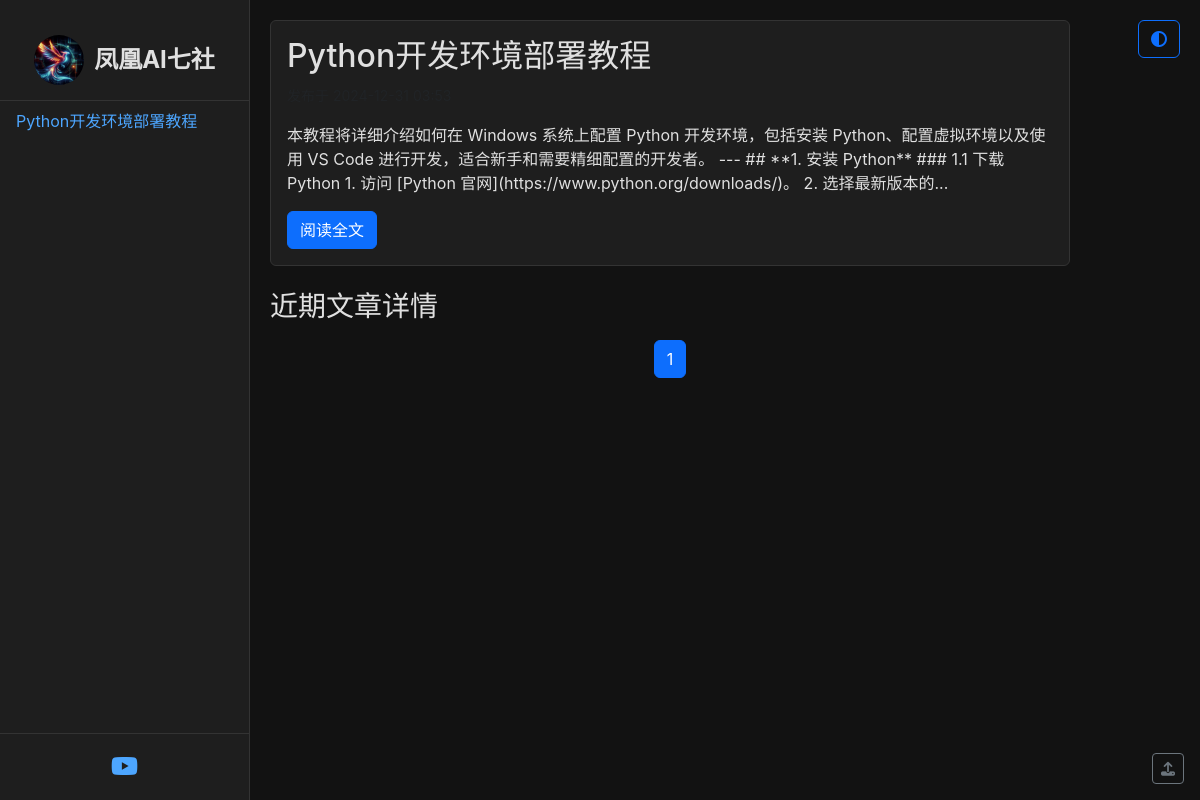
Before: / with the older database file.
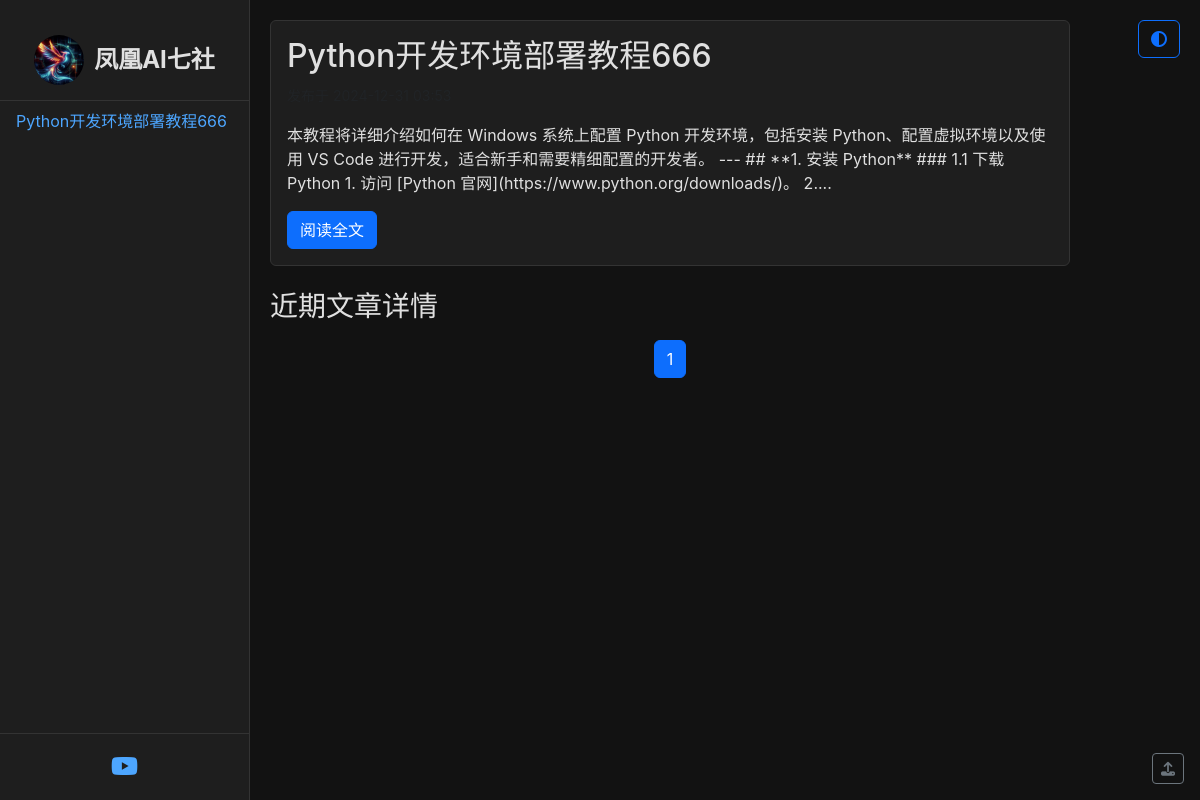
After: the same page with the newer database file.
### models.py (models this page shows, shortened)
class BlogPost(db.Model):
    id = db.Column(db.Integer, primary_key=True)
    title = db.Column(db.String(200), nullable=False)
    slug = db.Column(db.String(250), unique=True, nullable=False)
    content = db.Column(db.Text, nullable=False)
    markdown_file = db.Column(db.String(250), nullable=True)
    created_at = db.Column(db.DateTime, default=datetime.utcnow)
    updated_at = db.Column(db.DateTime, default=datetime.utcnow, onupdate=datetime.utcnow)
    meta_description = db.Column(db.String(300), nullable=True)
    tags = db.Column(db.String(200), nullable=True)

### app.py (the view)
@app.route('/')
def index():
    page = request.args.get('page', 1, type=int)
    per_page = 20
    total_posts = BlogPost.query.count()
    total_pages = math.ceil(total_posts / per_page)
    offset = (page - 1) * per_page
    recent_posts = BlogPost.query.order_by(BlogPost.created_at.desc()) \
        .offset(offset).limit(per_page).all()
    return render_template('index.html',
                           posts=recent_posts,
                           page=page,
                           total_pages=total_pages)

### templates/index.html (shortened to what this page needs)
<!DOCTYPE html>
<html lang="zh-CN" data-theme="dark">
<head>
    <link href="https://cdn.bootcdn.net/ajax/libs/twitter-bootstrap/5.3.0/css/bootstrap.min.css" rel="stylesheet">
    <link href="https://cdn.bootcdn.net/ajax/libs/font-awesome/6.4.0/css/all.min.css" rel="stylesheet">
</head>
<body>
    <button class="btn btn-outline-primary theme-toggle" aria-label="切换主题">
        <i class="fas fa-adjust"></i>
    </button>
    <div class="side-navigation">
        <div class="blog-title">
            <img src="{{ url_for('static', filename='logo.png') }}" alt="凤凰AI七社 Logo">
            <span class="blog-title-text">凤凰AI七社</span>
        </div>
        <div class="list-container">
            <ul class="list-group list-group-flush">
                {% for post in posts[:20] %}
                <li class="list-group-item">
                    <a href="{{ url_for('show_post', slug=post.slug) }}">
                        {{ post.title }}
                    </a>
                </li>
                {% endfor %}
            </ul>
        </div>
        <div class="social-links">
            <a href="https://www.youtube.com/channel/UCvnn8Y8Oa7IYsr0baoDDl2w" target="_blank" title="YouTube频道">
                <i class="fab fa-youtube"></i>
            </a>
        </div>
    </div>
    <div class="container-fluid main-content">
        <div class="row">
            <div class="col-md-12">
                {% if posts %}
                    {% with latest_post = posts[0] %}
                    <div class="card mb-4">
                        <div class="card-body">
                            <h2 class="card-title">
                                <a href="{{ url_for('show_post', slug=latest_post.slug) }}" class="text-decoration-none">
                                    {{ latest_post.title }}
                                </a>
                            </h2>
                            <p class="card-text text-muted">
                                <small>发布于 {{ latest_post.created_at.strftime('%Y-%m-%d %H:%M') }}</small>
                            </p>
                            <div class="card-text">
                                {{ latest_post.content[:200] }}...
                            </div>
                            <a href="{{ url_for('show_post', slug=latest_post.slug) }}" class="btn btn-primary mt-3">
                                阅读全文
                            </a>
                        </div>
                    </div>
                    {% endwith %}
                    <h3 class="mb-3">近期文章详情</h3>
                    <nav aria-label="文章分页">
                        <ul class="pagination justify-content-center">
                            {% for p in range(1, total_pages + 1) %}
                                <li class="page-item {{ 'active' if p == page else '' }}">
                                    <a class="page-link" href="{{ url_for('index', page=p) }}">{{ p }}</a>
                                </li>
                            {% endfor %}
                        </ul>
                    </nav>
                {% else %}
                    <div class="alert alert-info text-center">
                        暂无文章
                    </div>
                {% endif %}
            </div>
        </div>
        <div class="position-fixed bottom-0 end-0 p-3" style="z-index: 11">
            <a href="{{ url_for('upload_markdown') }}" class="btn btn-outline-secondary btn-sm">
                <i class="fas fa-upload"></i>
            </a>
        </div>
    </div>
</body>
</html>

### templates/index.html (style rules this page uses)
:root { --bg-color-light: #ffffff; --bg-color-dark: #121212; --text-color-light: #333333; --text-color-dark: #e0e0e0; --card-bg-dark: #1e1e1e; --border-color-dark: #333; --link-color-dark: #4da6ff; --link-hover-color-dark: #80bcff; }
body { transition: background-color 0.3s, color 0.3s; font-family: -apple-system, BlinkMacSystemFont, 'Segoe UI', Roboto, 'Helvetica Neue', Arial, sans-serif; overflow-x: hidden; }
html[data-theme='dark'] { background-color: var(--bg-color-dark); color: var(--text-color-dark); }
html[data-theme='dark'] body { background-color: var(--bg-color-dark); color: var(--text-color-dark); }
html[data-theme='dark'] .card { background-color: var(--card-bg-dark); color: var(--text-color-dark); border-color: var(--border-color-dark); }
html[data-theme='dark'] .card-title a { color: var(--text-color-dark); }
.theme-toggle { position: fixed; top: 20px; right: 20px; z-index: 1000; }
.side-navigation { position: fixed; left: 0; top: 0; width: 250px; height: 100vh; overflow-y: auto; background-color: var(--card-bg-dark); border-right: 1px solid var(--border-color-dark); padding-top: 20px; z-index: 1000; display: flex; flex-direction: column; }
.side-navigation .blog-title { display: flex; align-items: center; justify-content: center; padding: 15px; border-bottom: 1px solid var(--border-color-dark); }
.side-navigation .blog-title img { max-width: 50px; height: 50px; border-radius: 50%; margin-right: 10px; }
.side-navigation .blog-title-text { font-size: 1.5rem; font-weight: bold; color: var(--text-color-dark); }
.side-navigation .list-container { flex-grow: 1; overflow-y: auto; }
.side-navigation .social-links { padding: 15px; text-align: center; border-top: 1px solid var(--border-color-dark); }
.side-navigation .social-links a { color: var(--link-color-dark); margin: 0 10px; font-size: 24px; transition: color 0.3s; }
.side-navigation .list-group-item { background-color: transparent; border-color: var(--border-color-dark); padding: 0.5rem 1rem; }
.side-navigation .list-group-item a { color: var(--link-color-dark); text-decoration: none; transition: color 0.3s; }
.main-content { margin-left: 250px; padding-top: 20px; width: 70%; padding-right: 20px; padding-left: 20px; }
.social-links { margin-top: 20px; text-align: center; }
.social-links a { margin: 0 10px; color: var(--link-color-dark); text-decoration: none; font-size: 24px; transition: color 0.3s; }

Changed rows visible on the page:
changed BlogPost: title "Python开发环境部署教程" → "Python开发环境部署教程666"; content "…访问 [Python 官网](https://www.python.org/downloads/)。 2. 选择最新版本的" → "…访问 [Python 官网](https://www.python.org/downloads/)。 2."
